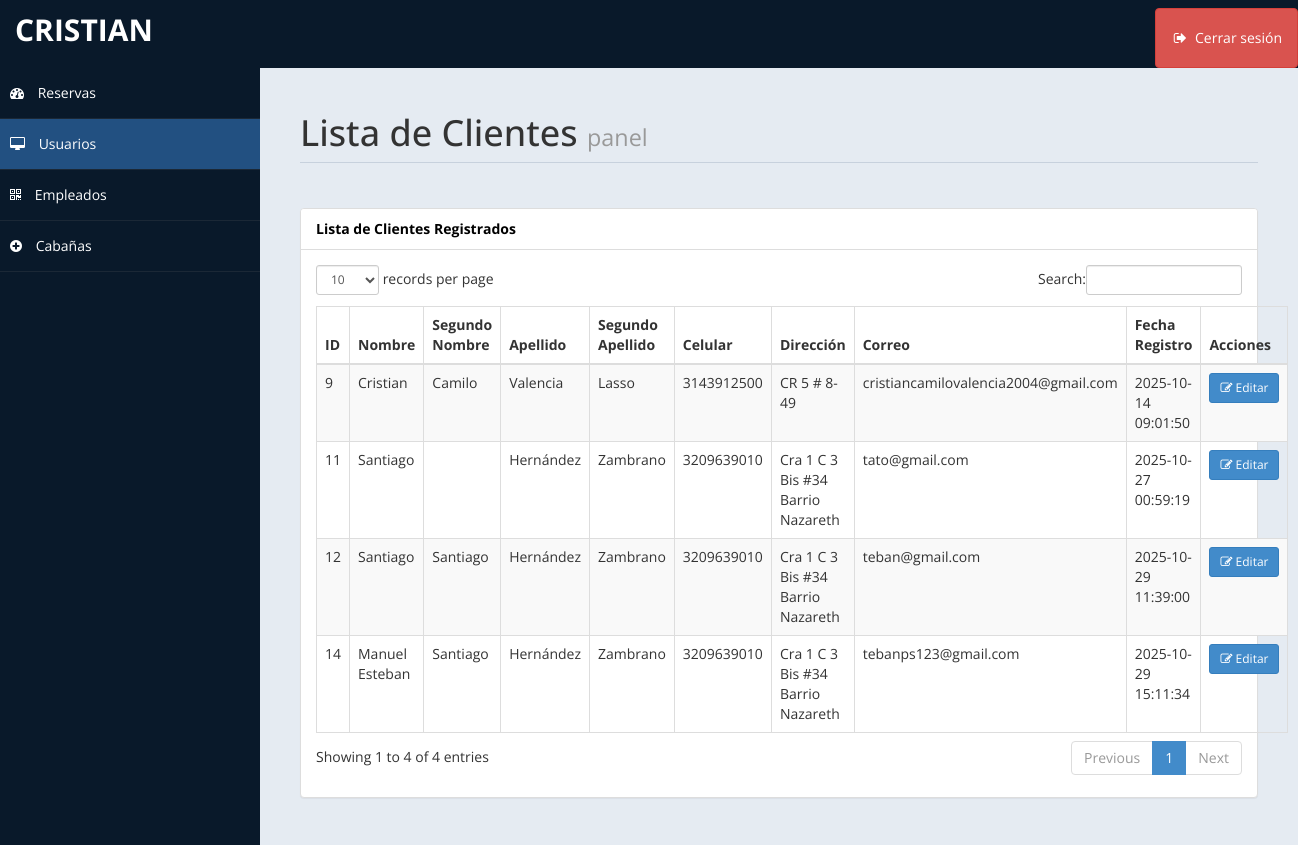
Before: /admin/vista_usuarios.php (signed in) with the older database file.
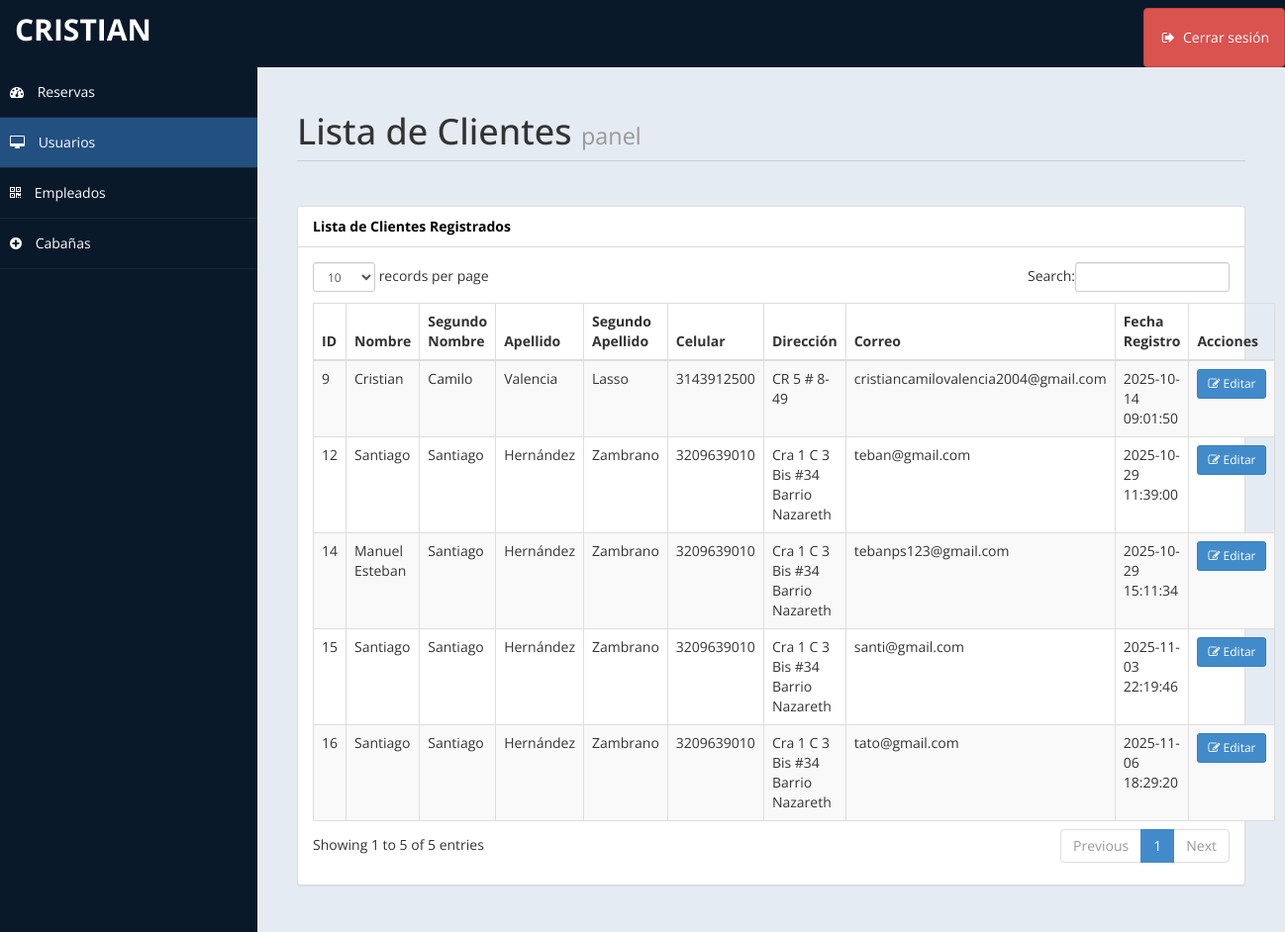
After: the same page with the newer database file.
### tables this page shows
CREATE TABLE `usuarios` (
  `cod_cliente` int(11) NOT NULL,
  `nombre` varchar(100) NOT NULL,
  `segundo_nombre` varchar(100) DEFAULT NULL,
  `apellido` varchar(100) NOT NULL,
  `segundo_apellido` varchar(100) DEFAULT NULL,
  `celular` varchar(20) DEFAULT NULL,
  `direccion` varchar(200) DEFAULT NULL,
  `correo` varchar(150) DEFAULT NULL,
  `contraseña` varchar(255) DEFAULT NULL,
  `fecha_registro` datetime DEFAULT current_timestamp()
);

### admin/vista_usuarios.php (the view, shortened to what the changed rows need)
<?php
include('../db.php');
?>
<!DOCTYPE html>
<html lang="es">
<head>
    <link href="assets/css/bootstrap.css" rel="stylesheet" />
    <link href="assets/css/font-awesome.css" rel="stylesheet" />
    <link href="assets/css/custom-styles.css" rel="stylesheet" />
    <link href="assets/js/dataTables/dataTables.bootstrap.css" rel="stylesheet" />
</head>
<body>
<div id="wrapper">
<div id="page-wrapper">
    <div id="page-inner">
        <div class="row">
            <div class="col-md-12">
                <h1 class="page-header">Lista de Clientes <small>panel</small></h1>
            </div>
        </div>
        <div class="row">
            <div class="col-md-12">
                <div class="panel panel-default">
                    <div class="panel-body">
    <div class="table-responsive">
        <table class="table table-striped table-bordered table-hover" id="dataTables-example">
            <thead>
                <tr>
                    <th>ID</th>
                    <th>Nombre</th>
                    <th>Segundo Nombre</th>
                    <th>Apellido</th>
                    <th>Segundo Apellido</th>
                    <th>Celular</th>
                    <th>Dirección</th>
                    <th>Correo</th>
                    <th>Fecha Registro</th>
                    <th>Acciones</th>
                </tr>
            </thead>
            <tbody>
                <?php
                $sql = "SELECT cod_cliente, nombre, segundo_nombre, apellido, segundo_apellido, celular, direccion, correo, fecha_registro
                        FROM Usuarios
                        ORDER BY cod_cliente DESC";
                $result = mysqli_query($conn, $sql);
                if (mysqli_num_rows($result) > 0) {
                    while ($row = mysqli_fetch_assoc($result)) {
                        ?>
                        <tr>
                            <td><?= htmlspecialchars($row['cod_cliente']); ?></td>
                            <td><?= htmlspecialchars($row['nombre']); ?></td>
                            <td><?= htmlspecialchars($row['segundo_nombre']); ?></td>
                            <td><?= htmlspecialchars($row['apellido']); ?></td>
                            <td><?= htmlspecialchars($row['segundo_apellido']); ?></td>
                            <td><?= htmlspecialchars($row['celular']); ?></td>
                            <td><?= htmlspecialchars($row['direccion']); ?></td>
                            <td><?= htmlspecialchars($row['correo']); ?></td>
                            <td><?= htmlspecialchars($row['fecha_registro']); ?></td>
                            <td>
                                <button
                                    type="button"
                                    class="btn btn-sm btn-primary editarBtn"
                                    data-id="<?= $row['cod_cliente']; ?>"
                                    data-nombre="<?= htmlspecialchars($row['nombre']); ?>"
                                    data-segundo_nombre="<?= htmlspecialchars($row['segundo_nombre']); ?>"
                                    data-apellido="<?= htmlspecialchars($row['apellido']); ?>"
                                    data-segundo_apellido="<?= htmlspecialchars($row['segundo_apellido']); ?>"
                                    data-celular="<?= htmlspecialchars($row['celular']); ?>"
                                    data-direccion="<?= htmlspecialchars($row['direccion']); ?>"
                                    data-correo="<?= htmlspecialchars($row['correo']); ?>">
                                    <i class="fa fa-edit"></i> Editar
                                </button>
                            </td>
                        </tr>
                        <?php
                    }
                } else {
                    echo "<tr><td colspan='10' class='text-center'>No hay clientes registrados</td></tr>";
                }
                ?>
            </tbody>
        </table>
    </div>
</div>
                </div>
            </div>
        </div>
    </div>
</div>
</body>
</html>

Changed rows visible on the page:
removed usuarios: cod_cliente "11", nombre "Santiago", apellido "Hernández", segundo_apellido "Zambrano", celular "3209639010", direccion "Cra 1 C 3 Bis #34 Barrio Nazareth", correo "tato@gmail.com", fecha_registro "2025-10-27 00:59:19"
added usuarios: cod_cliente "16", nombre "Santiago", segundo_nombre "Santiago", apellido "Hernández", segundo_apellido "Zambrano", celular "3209639010", direccion "Cra 1 C 3 Bis #34 Barrio Nazareth", correo "tato@gmail.com", fecha_registro "2025-11-06 18:29:20"
added usuarios: cod_cliente "15", nombre "Santiago", segundo_nombre "Santiago", apellido "Hernández", segundo_apellido "Zambrano", celular "3209639010", direccion "Cra 1 C 3 Bis #34 Barrio Nazareth", correo "santi@gmail.com", fecha_registro "2025-11-03 22:19:46"
Other visible differences:
text written by a page script: "records per page Search: Showing 1 to 4 of 4 entries Previous 1 Next" → "records per page Search: Showing 1 to 5 of 5 entries Previous 1 Next"
